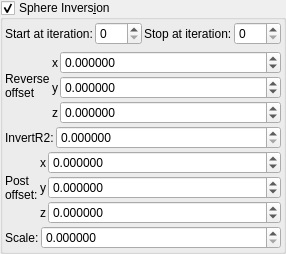
    <widget class="MyGroupBox" name="groupCheck_transf_sphere_inversion_enabled_false">
     <property name="title">
      <string>Sphere Invers&amp;ion</string>
     </property>
     <property name="checkable">
      <bool>true</bool>
     </property>
     <layout class="QVBoxLayout" name="verticalLayout_12" stretch="0,0,0,0,0">
      <property name="spacing">
       <number>2</number>
      </property>
      <property name="leftMargin">
       <number>2</number>
      </property>
      <property name="topMargin">
       <number>2</number>
      </property>
      <property name="rightMargin">
       <number>2</number>
      </property>
      <property name="bottomMargin">
       <number>2</number>
      </property>
      <item>
       <layout class="QGridLayout" name="gridLayout_67">
        <property name="spacing">
         <number>2</number>
        </property>
        <item row="1" column="3">
         <widget class="MySpinBox" name="spinboxInt_transf_stop_iterations_1">
          <property name="sizePolicy">
           <sizepolicy hsizetype="Minimum" vsizetype="Maximum">
            <horstretch>0</horstretch>
            <verstretch>0</verstretch>
           </sizepolicy>
          </property>
          <property name="maximum">
           <number>999</number>
          </property>
         </widget>
        </item>
        <item row="1" column="1">
         <widget class="MySpinBox" name="spinboxInt_transf_start_iterations_X">
          <property name="sizePolicy">
           <sizepolicy hsizetype="Minimum" vsizetype="Maximum">
            <horstretch>0</horstretch>
            <verstretch>0</verstretch>
           </sizepolicy>
          </property>
          <property name="maximum">
           <number>999</number>
          </property>
         </widget>
        </item>
        <item row="1" column="0">
         <widget class="QLabel" name="label_262">
          <property name="text">
           <string>Start at iteration:</string>
          </property>
         </widget>
        </item>
        <item row="1" column="2">
         <widget class="QLabel" name="label_265">
          <property name="text">
           <string>Stop at iteration:</string>
          </property>
         </widget>
        </item>
       </layout>
      </item>
      <item>
       <layout class="QGridLayout" name="gridLayout_11" columnstretch="0,0,1">
        <property name="spacing">
         <number>2</number>
        </property>
        <item row="5" column="2">
         <widget class="MyDoubleSpinBox" name="spinbox3_transf_offset_000_z">
          <property name="sizePolicy">
           <sizepolicy hsizetype="Minimum" vsizetype="Maximum">
            <horstretch>0</horstretch>
            <verstretch>0</verstretch>
           </sizepolicy>
          </property>
          <property name="font">
           <font>
            <weight>50</weight>
            <bold>false</bold>
           </font>
          </property>
          <property name="prefix">
           <string/>
          </property>
          <property name="suffix">
           <string/>
          </property>
          <property name="decimals">
           <number>6</number>
          </property>
          <property name="minimum">
           <double>-99.989999999999995</double>
          </property>
          <property name="maximum">
           <double>99.989999999999995</double>
          </property>
          <property name="singleStep">
           <double>0.100000000000000</double>
          </property>
         </widget>
        </item>
        <item row="4" column="2">
         <widget class="MyDoubleSpinBox" name="spinbox3_transf_offset_000_y">
          <property name="sizePolicy">
           <sizepolicy hsizetype="Minimum" vsizetype="Maximum">
            <horstretch>0</horstretch>
            <verstretch>0</verstretch>
           </sizepolicy>
          </property>
          <property name="font">
           <font>
            <weight>50</weight>
            <bold>false</bold>
           </font>
          </property>
          <property name="prefix">
           <string/>
          </property>
          <property name="suffix">
           <string/>
          </property>
          <property name="decimals">
           <number>6</number>
          </property>
          <property name="minimum">
           <double>-99.989999999999995</double>
          </property>
          <property name="maximum">
           <double>99.989999999999995</double>
          </property>
          <property name="singleStep">
           <double>0.100000000000000</double>
          </property>
         </widget>
        </item>
        <item row="1" column="0" rowspan="5">
         <widget class="QLabel" name="label_46">
          <property name="text">
           <string notr="true">Reverse
offset</string>
          </property>
         </widget>
        </item>
        <item row="3" column="2">
         <widget class="MyDoubleSpinBox" name="spinbox3_transf_offset_000_x">
          <property name="sizePolicy">
           <sizepolicy hsizetype="Minimum" vsizetype="Maximum">
            <horstretch>0</horstretch>
            <verstretch>0</verstretch>
           </sizepolicy>
          </property>
          <property name="font">
           <font>
            <weight>50</weight>
            <bold>false</bold>
           </font>
          </property>
          <property name="prefix">
           <string/>
          </property>
          <property name="suffix">
           <string/>
          </property>
          <property name="decimals">
           <number>6</number>
          </property>
          <property name="minimum">
           <double>-99.989999999999995</double>
          </property>
          <property name="maximum">
           <double>99.989999999999995</double>
          </property>
          <property name="singleStep">
           <double>0.100000000000000</double>
          </property>
         </widget>
        </item>
        <item row="5" column="1">
         <widget class="QLabel" name="label_151">
          <property name="sizePolicy">
           <sizepolicy hsizetype="Preferred" vsizetype="Preferred">
            <horstretch>0</horstretch>
            <verstretch>0</verstretch>
           </sizepolicy>
          </property>
          <property name="font">
           <font>
            <weight>50</weight>
            <bold>false</bold>
           </font>
          </property>
          <property name="text">
           <string notr="true">z</string>
          </property>
          <property name="alignment">
           <set>Qt::AlignRight|Qt::AlignTrailing|Qt::AlignVCenter</set>
          </property>
         </widget>
        </item>
        <item row="3" column="1">
         <widget class="QLabel" name="label_125">
          <property name="font">
           <font>
            <weight>50</weight>
            <bold>false</bold>
           </font>
          </property>
          <property name="text">
           <string notr="true">x</string>
          </property>
          <property name="alignment">
           <set>Qt::AlignRight|Qt::AlignTrailing|Qt::AlignVCenter</set>
          </property>
         </widget>
        </item>
        <item row="4" column="1">
         <widget class="QLabel" name="label_133">
          <property name="font">
           <font>
            <weight>50</weight>
            <bold>false</bold>
           </font>
          </property>
          <property name="text">
           <string notr="true">y</string>
          </property>
          <property name="alignment">
           <set>Qt::AlignRight|Qt::AlignTrailing|Qt::AlignVCenter</set>
          </property>
         </widget>
        </item>
       </layout>
      </item>
      <item>
       <layout class="QGridLayout" name="gridLayout_9" columnstretch="0,1">
        <item row="1" column="1">
         <widget class="MyDoubleSpinBox" name="spinbox_transf_scaleG_1">
          <property name="sizePolicy">
           <sizepolicy hsizetype="Minimum" vsizetype="Maximum">
            <horstretch>0</horstretch>
            <verstretch>0</verstretch>
           </sizepolicy>
          </property>
          <property name="prefix">
           <string/>
          </property>
          <property name="suffix">
           <string/>
          </property>
          <property name="decimals">
           <number>6</number>
          </property>
          <property name="minimum">
           <double>0.000000000000000</double>
          </property>
          <property name="maximum">
           <double>99.989999999999995</double>
          </property>
          <property name="singleStep">
           <double>0.100000000000000</double>
          </property>
         </widget>
        </item>
        <item row="1" column="0">
         <widget class="QLabel" name="label_23">
          <property name="text">
           <string>InvertR2:</string>
          </property>
         </widget>
        </item>
       </layout>
      </item>
      <item>
       <layout class="QGridLayout" name="gridLayout_34" columnstretch="0,0,1">
        <property name="spacing">
         <number>2</number>
        </property>
        <item row="1" column="1">
         <widget class="QLabel" name="label_134">
          <property name="text">
           <string notr="true">y</string>
          </property>
         </widget>
        </item>
        <item row="0" column="1">
         <widget class="QLabel" name="label_126">
          <property name="text">
           <string notr="true">x</string>
          </property>
         </widget>
        </item>
        <item row="0" column="2">
         <widget class="MyDoubleSpinBox" name="spinbox3_transf_addition_constant_x">
          <property name="sizePolicy">
           <sizepolicy hsizetype="Minimum" vsizetype="Maximum">
            <horstretch>0</horstretch>
            <verstretch>0</verstretch>
           </sizepolicy>
          </property>
          <property name="prefix">
           <string/>
          </property>
          <property name="suffix">
           <string/>
          </property>
          <property name="decimals">
           <number>6</number>
          </property>
          <property name="minimum">
           <double>-99.989999999999995</double>
          </property>
          <property name="maximum">
           <double>99.989999999999995</double>
          </property>
          <property name="singleStep">
           <double>0.100000000000000</double>
          </property>
         </widget>
        </item>
        <item row="1" column="2">
         <widget class="MyDoubleSpinBox" name="spinbox3_transf_addition_constant_y">
          <property name="sizePolicy">
           <sizepolicy hsizetype="Minimum" vsizetype="Maximum">
            <horstretch>0</horstretch>
            <verstretch>0</verstretch>
           </sizepolicy>
          </property>
          <property name="prefix">
           <string/>
          </property>
          <property name="suffix">
           <string/>
          </property>
          <property name="decimals">
           <number>6</number>
          </property>
          <property name="minimum">
           <double>-99.989999999999995</double>
          </property>
          <property name="maximum">
           <double>99.989999999999995</double>
          </property>
          <property name="singleStep">
           <double>0.100000000000000</double>
          </property>
         </widget>
        </item>
        <item row="2" column="2">
         <widget class="MyDoubleSpinBox" name="spinbox3_transf_addition_constant_z">
          <property name="sizePolicy">
           <sizepolicy hsizetype="Minimum" vsizetype="Maximum">
            <horstretch>0</horstretch>
            <verstretch>0</verstretch>
           </sizepolicy>
          </property>
          <property name="prefix">
           <string/>
          </property>
          <property name="suffix">
           <string/>
          </property>
          <property name="decimals">
           <number>6</number>
          </property>
          <property name="minimum">
           <double>-99.989999999999995</double>
          </property>
          <property name="maximum">
           <double>99.989999999999995</double>
          </property>
          <property name="singleStep">
           <double>0.100000000000000</double>
          </property>
         </widget>
        </item>
        <item row="2" column="1">
         <widget class="QLabel" name="label_135">
          <property name="text">
           <string notr="true">z</string>
          </property>
         </widget>
        </item>
        <item row="0" column="0" rowspan="3">
         <widget class="QLabel" name="label_259">
          <property name="text">
           <string>Post
offset:</string>
          </property>
         </widget>
        </item>
       </layout>
      </item>
      <item>
       <layout class="QGridLayout" name="gridLayout_17" columnstretch="0,1">
        <item row="1" column="1">
         <widget class="MyDoubleSpinBox" name="spinbox_transf_scaleA_1">
          <property name="sizePolicy">
           <sizepolicy hsizetype="Minimum" vsizetype="Maximum">
            <horstretch>0</horstretch>
            <verstretch>0</verstretch>
           </sizepolicy>
          </property>
          <property name="prefix">
           <string/>
          </property>
          <property name="suffix">
           <string/>
          </property>
          <property name="decimals">
           <number>6</number>
          </property>
          <property name="minimum">
           <double>0.000000000000000</double>
          </property>
          <property name="maximum">
           <double>99.989999999999995</double>
          </property>
          <property name="singleStep">
           <double>0.100000000000000</double>
          </property>
         </widget>
        </item>
        <item row="1" column="0">
         <widget class="QLabel" name="label_24">
          <property name="text">
           <string>Scale:</string>
          </property>
         </widget>
        </item>
       </layout>
      </item>
     </layout>
    </widget>
